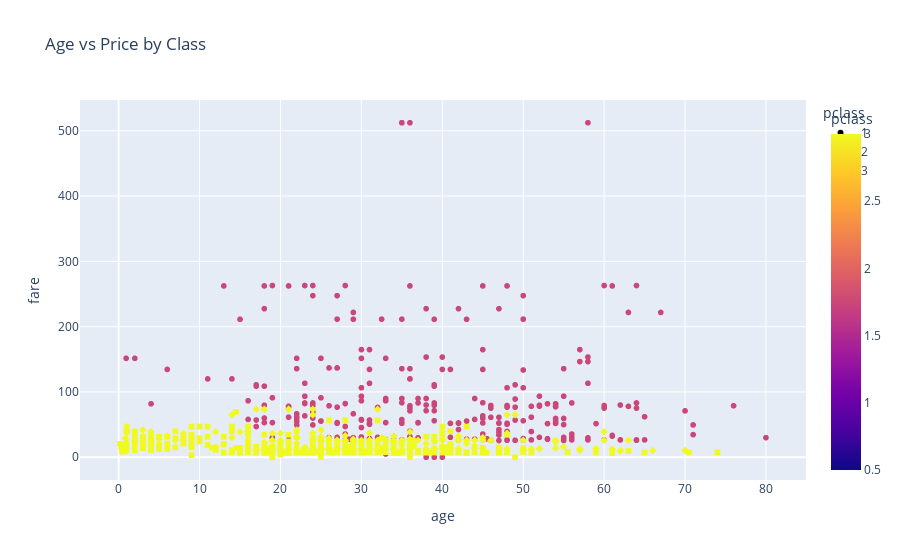

The code cell stored with this chart in its notebook:
### Code cell
#scatter plot for relationship between age and fare prices

fig_scatter = px.scatter(df, x='age', y='fare',
                         title='Age vs Price by Class',
                         color='pclass', symbol='pclass')
fig_scatter.show()

### Figure 1 — Plotly figure (JSON) as saved in the notebook; plotly's stock layout.template omitted (floating-point values rounded to 4 significant figures; data arrays with more than 128 entries replaced by an {"elided": "..."} marker saying what was removed)
{"data": [{"hovertemplate": "pclass=%{marker.color}<br>age=%{x}<br>fare=%{y}<extra></extra>", "legendgroup": "1", "marker": {"color": {"elided": "323 int values"}, "coloraxis": "coloraxis", "symbol": "circle"}, "mode": "markers", "name": "1", "showlegend": true, "type": "scattergl", "x": {"elided": "323 float values"}, "xaxis": "x", "y": {"elided": "323 float values"}, "yaxis": "y"}, {"hovertemplate": "pclass=%{marker.color}<br>age=%{x}<br>fare=%{y}<extra></extra>", "legendgroup": "2", "marker": {"color": {"elided": "277 int values"}, "coloraxis": "coloraxis", "symbol": "diamond"}, "mode": "markers", "name": "2", "showlegend": true, "type": "scattergl", "x": {"elided": "277 float values"}, "xaxis": "x", "y": {"elided": "277 float values"}, "yaxis": "y"}, {"hovertemplate": "pclass=%{marker.color}<br>age=%{x}<br>fare=%{y}<extra></extra>", "legendgroup": "3", "marker": {"color": {"elided": "709 int values"}, "coloraxis": "coloraxis", "symbol": "square"}, "mode": "markers", "name": "3", "showlegend": true, "type": "scattergl", "x": {"elided": "709 float values"}, "xaxis": "x", "y": {"elided": "709 float values"}, "yaxis": "y"}], "layout": {"coloraxis": {"colorbar": {"title": {"text": "pclass"}}, "colorscale": [[0, "#0d0887"], [0.1111, "#46039f"], [0.2222, "#7201a8"], [0.3333, "#9c179e"], [0.4444, "#bd3786"], [0.5556, "#d8576b"], [0.6667, "#ed7953"], [0.7778, "#fb9f3a"], [0.8889, "#fdca26"], [1, "#f0f921"]]}, "legend": {"title": {"text": "pclass"}, "tracegroupgap": 0}, "title": {"text": "Age vs Price by Class"}, "xaxis": {"anchor": "y", "domain": [0, 1], "title": {"text": "age"}}, "yaxis": {"anchor": "x", "domain": [0, 1], "title": {"text": "fare"}}}}
